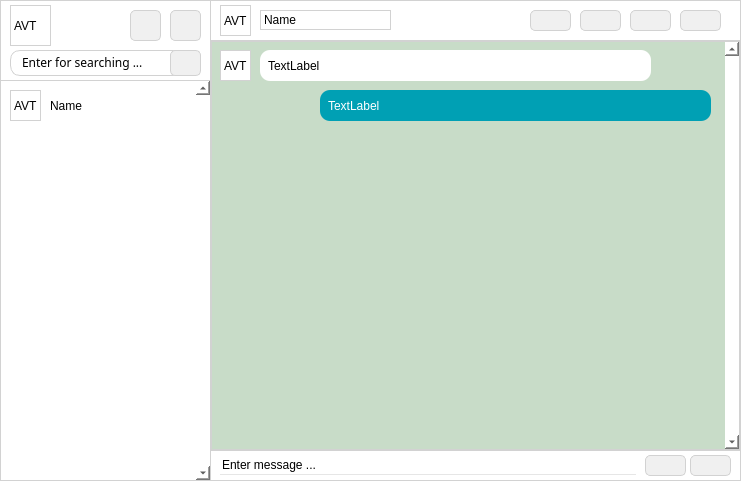
<?xml version="1.0" encoding="UTF-8"?>
<ui version="4.0">
 <class>home</class>
 <widget class="QWidget" name="home">
  <property name="enabled">
   <bool>true</bool>
  </property>
  <property name="geometry">
   <rect>
    <x>0</x>
    <y>0</y>
    <width>741</width>
    <height>481</height>
   </rect>
  </property>
  <property name="windowTitle">
   <string>Alo App</string>
  </property>
  <property name="autoFillBackground">
   <bool>false</bool>
  </property>
  <property name="styleSheet">
   <string notr="true">background: rgb(255, 255, 255);</string>
  </property>
  <widget class="QListWidget" name="chatListWidget">
   <property name="geometry">
    <rect>
     <x>0</x>
     <y>80</y>
     <width>211</width>
     <height>401</height>
    </rect>
   </property>
   <property name="styleSheet">
    <string notr="true">border: 1px solid rgb(210, 210, 210); </string>
   </property>
   <property name="frameShape">
    <enum>QFrame::Box</enum>
   </property>
   <property name="frameShadow">
    <enum>QFrame::Plain</enum>
   </property>
   <property name="lineWidth">
    <number>1</number>
   </property>
   <property name="verticalScrollBarPolicy">
    <enum>Qt::ScrollBarAlwaysOn</enum>
   </property>
   <property name="verticalScrollMode">
    <enum>QAbstractItemView::ScrollPerItem</enum>
   </property>
  </widget>
  <widget class="QWidget" name="topLeftWidget" native="true">
   <property name="geometry">
    <rect>
     <x>0</x>
     <y>0</y>
     <width>211</width>
     <height>81</height>
    </rect>
   </property>
   <property name="styleSheet">
    <string notr="true">border: 1px solid rgb(210, 210, 210);</string>
   </property>
   <widget class="QWidget" name="searchWidget" native="true">
    <property name="geometry">
     <rect>
      <x>10</x>
      <y>50</y>
      <width>191</width>
      <height>26</height>
     </rect>
    </property>
    <property name="styleSheet">
     <string notr="true">border: 1px solid rgb(210, 210, 210); border-radius: 10px</string>
    </property>
    <widget class="QLineEdit" name="inputSearch">
     <property name="geometry">
      <rect>
       <x>10</x>
       <y>1</y>
       <width>141</width>
       <height>23</height>
      </rect>
     </property>
     <property name="font">
      <font>
       <family>HoloLens MDL2 Assets</family>
      </font>
     </property>
     <property name="styleSheet">
      <string notr="true">border: 0px; border-radius: 0px;</string>
     </property>
     <property name="text">
      <string>Enter for searching ...</string>
     </property>
    </widget>
    <widget class="QPushButton" name="btnSearch">
     <property name="geometry">
      <rect>
       <x>160</x>
       <y>0</y>
       <width>31</width>
       <height>26</height>
      </rect>
     </property>
     <property name="styleSheet">
      <string notr="true">border-radius: 5px; background-color: rgb(240, 240, 240);</string>
     </property>
     <property name="text">
      <string/>
     </property>
     <property name="icon">
      <iconset>
       <normaloff>../asset/icon/search.svg</normaloff>../asset/icon/search.svg</iconset>
     </property>
    </widget>
   </widget>
   <widget class="QPushButton" name="btnAddGroup">
    <property name="geometry">
     <rect>
      <x>170</x>
      <y>10</y>
      <width>31</width>
      <height>31</height>
     </rect>
    </property>
    <property name="styleSheet">
     <string notr="true">border-radius: 5px; background-color: rgb(240, 240, 240);</string>
    </property>
    <property name="text">
     <string/>
    </property>
    <property name="icon">
     <iconset>
      <normaloff>../asset/icon/add_group.svg</normaloff>../asset/icon/add_group.svg</iconset>
    </property>
   </widget>
   <widget class="QPushButton" name="btnAddFriend">
    <property name="geometry">
     <rect>
      <x>130</x>
      <y>10</y>
      <width>31</width>
      <height>31</height>
     </rect>
    </property>
    <property name="styleSheet">
     <string notr="true">border-radius: 5px; background-color: rgb(240, 240, 240);</string>
    </property>
    <property name="text">
     <string/>
    </property>
    <property name="icon">
     <iconset>
      <normaloff>../asset/icon/add_friend.svg</normaloff>../asset/icon/add_friend.svg</iconset>
    </property>
   </widget>
   <widget class="QLabel" name="imgAvatar">
    <property name="geometry">
     <rect>
      <x>10</x>
      <y>5</y>
      <width>41</width>
      <height>41</height>
     </rect>
    </property>
    <property name="text">
     <string>AVT</string>
    </property>
   </widget>
  </widget>
  <widget class="QWidget" name="topRightWidget" native="true">
   <property name="geometry">
    <rect>
     <x>210</x>
     <y>0</y>
     <width>531</width>
     <height>41</height>
    </rect>
   </property>
   <property name="styleSheet">
    <string notr="true">border: 1px solid rgb(210, 210, 210);</string>
   </property>
   <widget class="QPushButton" name="btnData">
    <property name="geometry">
     <rect>
      <x>470</x>
      <y>10</y>
      <width>41</width>
      <height>21</height>
     </rect>
    </property>
    <property name="styleSheet">
     <string notr="true">border-radius: 5px; background-color: rgb(240, 240, 240);</string>
    </property>
    <property name="text">
     <string/>
    </property>
    <property name="icon">
     <iconset>
      <normaloff>../asset/icon/data.svg</normaloff>../asset/icon/data.svg</iconset>
    </property>
   </widget>
   <widget class="QPushButton" name="btnCall">
    <property name="geometry">
     <rect>
      <x>370</x>
      <y>10</y>
      <width>41</width>
      <height>21</height>
     </rect>
    </property>
    <property name="styleSheet">
     <string notr="true">border-radius: 5px; background-color: rgb(240, 240, 240);</string>
    </property>
    <property name="text">
     <string/>
    </property>
    <property name="icon">
     <iconset>
      <normaloff>../asset/icon/call.svg</normaloff>../asset/icon/call.svg</iconset>
    </property>
   </widget>
   <widget class="QPushButton" name="btnVideoCall">
    <property name="geometry">
     <rect>
      <x>420</x>
      <y>10</y>
      <width>41</width>
      <height>21</height>
     </rect>
    </property>
    <property name="styleSheet">
     <string notr="true">border-radius: 5px; background-color: rgb(240, 240, 240);</string>
    </property>
    <property name="text">
     <string/>
    </property>
    <property name="icon">
     <iconset>
      <normaloff>../asset/icon/video_cam.svg</normaloff>../asset/icon/video_cam.svg</iconset>
    </property>
   </widget>
   <widget class="QLabel" name="lblChatName1">
    <property name="geometry">
     <rect>
      <x>50</x>
      <y>10</y>
      <width>131</width>
      <height>20</height>
     </rect>
    </property>
    <property name="text">
     <string>Name</string>
    </property>
   </widget>
   <widget class="QLabel" name="imgAvatar1">
    <property name="geometry">
     <rect>
      <x>10</x>
      <y>5</y>
      <width>31</width>
      <height>31</height>
     </rect>
    </property>
    <property name="text">
     <string>AVT</string>
    </property>
   </widget>
   <widget class="QPushButton" name="btnAddGroup1">
    <property name="geometry">
     <rect>
      <x>320</x>
      <y>10</y>
      <width>41</width>
      <height>21</height>
     </rect>
    </property>
    <property name="styleSheet">
     <string notr="true">border-radius: 5px; background-color: rgb(240, 240, 240);</string>
    </property>
    <property name="text">
     <string/>
    </property>
    <property name="icon">
     <iconset>
      <normaloff>../asset/icon/add_group.svg</normaloff>../asset/icon/add_group.svg</iconset>
    </property>
   </widget>
  </widget>
  <widget class="QListWidget" name="msgListWidget">
   <property name="geometry">
    <rect>
     <x>210</x>
     <y>40</y>
     <width>531</width>
     <height>411</height>
    </rect>
   </property>
   <property name="styleSheet">
    <string notr="true">background: rgb(200, 220, 200); border: 2px solid rgb(210, 210, 210)</string>
   </property>
   <property name="frameShape">
    <enum>QFrame::Box</enum>
   </property>
   <property name="frameShadow">
    <enum>QFrame::Plain</enum>
   </property>
   <property name="lineWidth">
    <number>1</number>
   </property>
   <property name="verticalScrollBarPolicy">
    <enum>Qt::ScrollBarAlwaysOn</enum>
   </property>
   <property name="verticalScrollMode">
    <enum>QAbstractItemView::ScrollPerItem</enum>
   </property>
  </widget>
  <widget class="QWidget" name="chatMsgWidget" native="true">
   <property name="geometry">
    <rect>
     <x>220</x>
     <y>50</y>
     <width>491</width>
     <height>31</height>
    </rect>
   </property>
   <property name="autoFillBackground">
    <bool>false</bool>
   </property>
   <property name="styleSheet">
    <string notr="true">background-color: rgb(0,0,0,0)</string>
   </property>
   <widget class="QLabel" name="imgAvatar3">
    <property name="geometry">
     <rect>
      <x>0</x>
      <y>0</y>
      <width>31</width>
      <height>31</height>
     </rect>
    </property>
    <property name="styleSheet">
     <string notr="true">border: 1px solid rgb(210, 210, 210); background-color: white</string>
    </property>
    <property name="text">
     <string>AVT</string>
    </property>
   </widget>
   <widget class="QLabel" name="txtYourMsg_2">
    <property name="geometry">
     <rect>
      <x>40</x>
      <y>0</y>
      <width>391</width>
      <height>31</height>
     </rect>
    </property>
    <property name="styleSheet">
     <string notr="true">background-color: white; border: none;border-radius: 10px; padding: 5px;</string>
    </property>
    <property name="text">
     <string>TextLabel</string>
    </property>
   </widget>
  </widget>
  <widget class="QWidget" name="yourChatMsgWidget" native="true">
   <property name="geometry">
    <rect>
     <x>220</x>
     <y>90</y>
     <width>491</width>
     <height>31</height>
    </rect>
   </property>
   <property name="autoFillBackground">
    <bool>false</bool>
   </property>
   <property name="styleSheet">
    <string notr="true">background-color: rgb(0,0,0,0)</string>
   </property>
   <widget class="QLabel" name="txtYourMsg">
    <property name="geometry">
     <rect>
      <x>100</x>
      <y>0</y>
      <width>391</width>
      <height>31</height>
     </rect>
    </property>
    <property name="styleSheet">
     <string notr="true">background-color: rgb(0, 160, 180); border: none;border-radius: 10px; padding: 5px; color: white</string>
    </property>
    <property name="text">
     <string>TextLabel</string>
    </property>
   </widget>
  </widget>
  <widget class="QWidget" name="bottomWidget" native="true">
   <property name="geometry">
    <rect>
     <x>210</x>
     <y>450</y>
     <width>531</width>
     <height>31</height>
    </rect>
   </property>
   <property name="styleSheet">
    <string notr="true">border: 1px solid rgb(210, 210, 210);</string>
   </property>
   <widget class="QPushButton" name="btnSend">
    <property name="geometry">
     <rect>
      <x>480</x>
      <y>5</y>
      <width>41</width>
      <height>21</height>
     </rect>
    </property>
    <property name="styleSheet">
     <string notr="true">border-radius: 5px; background-color: rgb(240, 240, 240);</string>
    </property>
    <property name="text">
     <string/>
    </property>
    <property name="icon">
     <iconset>
      <normaloff>../asset/icon/send.svg</normaloff>../asset/icon/send.svg</iconset>
    </property>
   </widget>
   <widget class="QPushButton" name="btnIcon">
    <property name="geometry">
     <rect>
      <x>435</x>
      <y>5</y>
      <width>41</width>
      <height>21</height>
     </rect>
    </property>
    <property name="styleSheet">
     <string notr="true">border-radius: 5px; background-color: rgb(240, 240, 240);</string>
    </property>
    <property name="text">
     <string/>
    </property>
    <property name="icon">
     <iconset>
      <normaloff>../asset/icon/icon.svg</normaloff>../asset/icon/icon.svg</iconset>
    </property>
   </widget>
   <widget class="QLineEdit" name="inputMsg">
    <property name="geometry">
     <rect>
      <x>10</x>
      <y>5</y>
      <width>416</width>
      <height>20</height>
     </rect>
    </property>
    <property name="styleSheet">
     <string notr="true">border: none; border-bottom: 1px solid rgb(230, 230, 230);</string>
    </property>
    <property name="text">
     <string>Enter message ...</string>
    </property>
   </widget>
  </widget>
  <widget class="QWidget" name="chatItemWidget" native="true">
   <property name="geometry">
    <rect>
     <x>10</x>
     <y>90</y>
     <width>171</width>
     <height>31</height>
    </rect>
   </property>
   <widget class="QLabel" name="imgAvatar2">
    <property name="geometry">
     <rect>
      <x>0</x>
      <y>0</y>
      <width>31</width>
      <height>31</height>
     </rect>
    </property>
    <property name="styleSheet">
     <string notr="true">border: 1px solid rgb(210, 210, 210);</string>
    </property>
    <property name="text">
     <string>AVT</string>
    </property>
   </widget>
   <widget class="QLabel" name="lblChatName2">
    <property name="geometry">
     <rect>
      <x>40</x>
      <y>5</y>
      <width>131</width>
      <height>21</height>
     </rect>
    </property>
    <property name="text">
     <string>Name</string>
    </property>
   </widget>
  </widget>
 </widget>
 <resources/>
 <connections/>
</ui>
